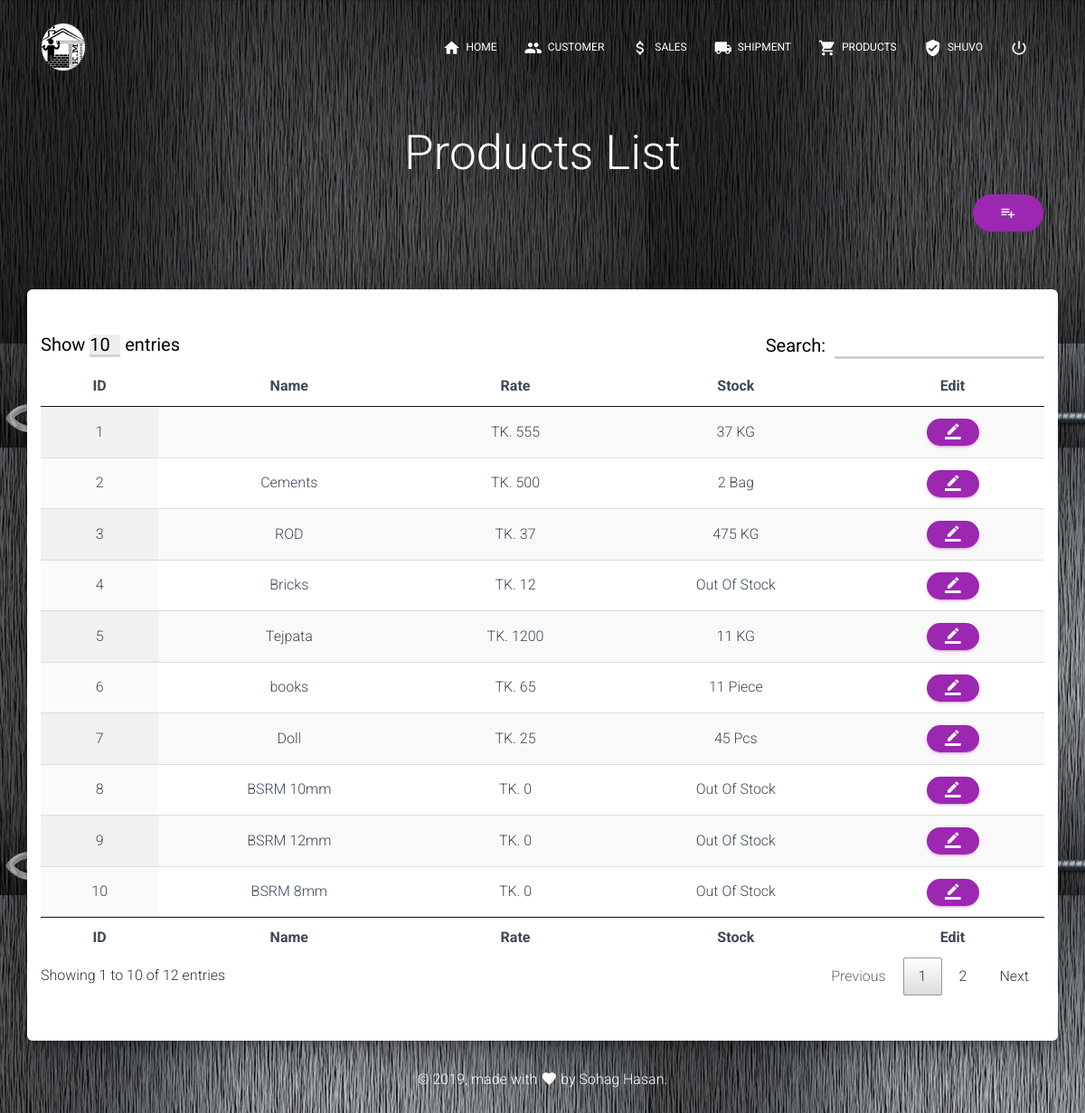
Page /products.php (signed in) on the committed database.
### tables this page shows
CREATE TABLE `products` (
  `product_id` int(11) NOT NULL,
  `product_name` varchar(200) NOT NULL,
  `product_quantity` int(11) NOT NULL,
  `product_rate` int(11) NOT NULL,
  `product_unit` varchar(50) NOT NULL
);

### class/Database.php (called while the page is built, shortened)
<?php
	class Database{
		function fquery($sql){
			$servername = "localhost";
			$username = "makor4sha_root";
            $password = "adgjmptw440";
            $dbname = "makor4sha_kmtraders";
			$conn = new mysqli($servername, $username, $password, $dbname);
    		return $conn->query($sql);
		}
	}
?>

### class/PageContent.php (called while the page is built, shortened)
<?php
	class PageContent{
		public function get_header(){
			require_once('includes/header.php');
		}
		public function get_content($content){
			include_once($content.'.php');
		}
		public function get_footer(){
			require_once('includes/footer.php');
		}
	}
?>

### products.php (called while the page is built, shortened)
<?php  session_start();
  require_once('functions/function.php');
  $oPageContent->get_header();
  $oPageContent->get_content('products/products');
 ?>

### products/products.php (the view)
<?php
$oDatabase= new Database();
$sql = "SELECT * FROM products WHERE product_id";
$result = $oDatabase->fquery($sql);
if ($result->num_rows === 0) {
  header('Location: products.php');
}else {
 ?>
  <div class="page-header header-filter" data-parallax="true">
    <div class="container">
      <div class="row">
        <div class="col-md-12 text-center">
          <div class="brand">
            <h1>Products List</h1>
          </div>
        </div>
        <div class="col-md-12">
          <a href="new_product.php" class="btn btn-primary btn-round float-right" rel="tooltip" title="" data-placement="bottom"   data-original-title="New Product">
            <i class="material-icons">playlist_add</i> </a>
        </div>
      </div>
    </div>
  </div>
  <div class="main main-raised">
    <div class="profile-content">
      <div class="container">
        <div class="row">
          <div class="col-md-12 text-center">
            <div class="space-50"></div>
            <table id="myTable" class="display">
              <thead>
                  <tr>
                      <th>ID</th>
                      <th>Name</th>
                      <th>Rate</th>
                      <th>Stock</th>
                      <th>Edit</th>
                  </tr>
              </thead>
              <tfoot>
                  <tr>
                    <th>ID</th>
                    <th>Name</th>
                    <th>Rate</th>
                    <th>Stock</th>
                    <th>Edit</th>
                  </tr>
              </tfoot>
              <tbody>
                <?php
                while($row = $result->fetch_assoc()) {
                 ?>
                  <tr>
                      <td><?php echo $row["product_id"]; ?></td>
                      <td><?php echo $row["product_name"]; ?></td>
                      <td>TK. <?php echo $row["product_rate"]; ?></td>
                      <td>
                        <?php
                        if ($row["product_quantity"] <= 0) {
                            echo "Out Of Stock";
                          }else{
                             echo $row["product_quantity"].' '.$row["product_unit"];
                         }
                       ?>
                       </td>
                      <td><a href="edit_product.php?product_id=<?php echo $row["product_id"]; ?>" class="btn btn-primary btn-round btn-sm"/>
                      <i class="material-icons">border_color</i> </a></td>
                  </tr>
                  <?php }
                    }
               ?>
              </tbody>
          </table>
          </div>
        </div>
        <div class="space-50"></div>
      </div>
    </div>
  </div>

### assets/demo/demo.css (style rules this page uses)
.space-50 { height: 50px; display: block; }

### rows in the picture
products: product_id "1", product_rate "555", product_quantity "37", product_unit "KG"
products: product_id "2", product_name "Cements", product_rate "500", product_quantity "2", product_unit "Bag"
products: product_id "3", product_name "ROD", product_rate "37", product_quantity "475", product_unit "KG"
products: product_id "4", product_name "Bricks", product_rate "12", product_quantity "Out Of Stock"
products: product_id "5", product_name "Tejpata", product_rate "1200", product_quantity "11", product_unit "KG"
products: product_id "6", product_name "books", product_rate "65", product_quantity "11", product_unit "Piece"
products: product_id "7", product_name "Doll", product_rate "25", product_quantity "45", product_unit "Pcs"
products: product_id "8", product_name "BSRM 10mm", product_rate "0", product_quantity "Out Of Stock"
products: product_id "9", product_name "BSRM 12mm", product_rate "0", product_quantity "Out Of Stock"
products: product_id "10", product_name "BSRM 8mm", product_rate "0", product_quantity "Out Of Stock"

### other values in the picture
$_SESSION['username'] "SHUVO"
